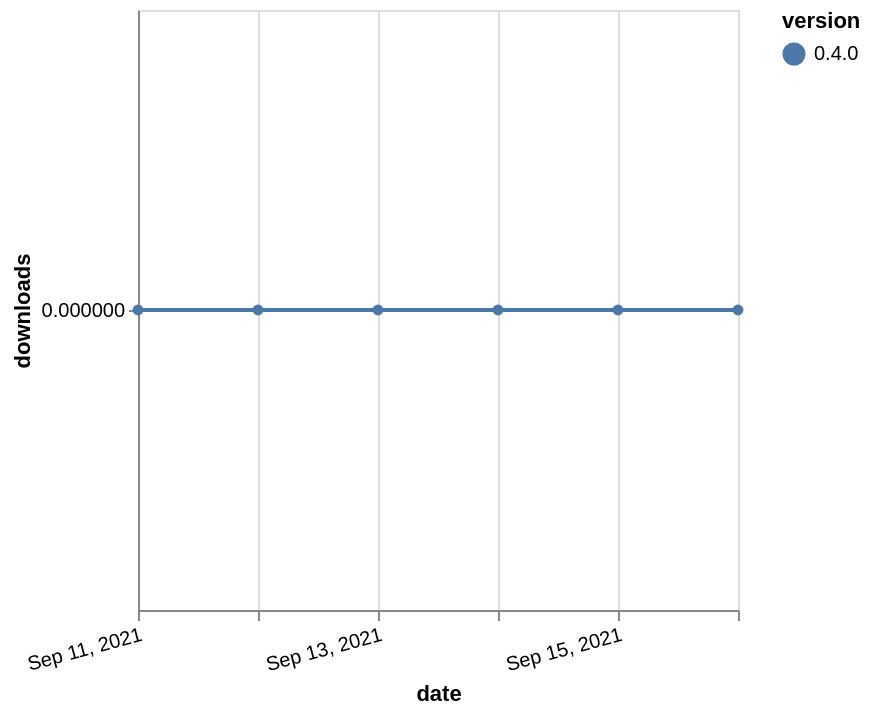

This figure's Vega-Lite source:
### Vega-Lite specification from a JSON file in a GitHub repository (floating-point values rounded to 4 significant figures)
{"$schema": "https://vega.github.io/schema/vega-lite/v5.json", "description": "A simple bar chart with embedded data.", "data": {"values": [{"date": "2021-09-11", "total": 7, "delta": 0, "version": "0.4.0"}, {"date": "2021-09-12", "total": 10, "delta": 0, "version": "0.4.0"}, {"date": "2021-09-13", "total": 12, "delta": 0, "version": "0.4.0"}, {"date": "2021-09-14", "total": 15, "delta": 0, "version": "0.4.0"}, {"date": "2021-09-15", "total": 16, "delta": 0, "version": "0.4.0"}, {"date": "2021-09-16", "total": 17, "delta": 0, "version": "0.4.0"}]}, "width": "container", "mark": {"type": "line", "point": {"filled": true}}, "encoding": {"x": {"field": "date", "type": "temporal", "timeUnit": "yearmonthdate", "title": "date", "axis": {"labelAngle": -15}}, "y": {"field": "delta", "type": "quantitative", "title": "downloads"}, "color": {"field": "version", "type": "nominal"}, "tooltip": {"field": "delta"}}}
